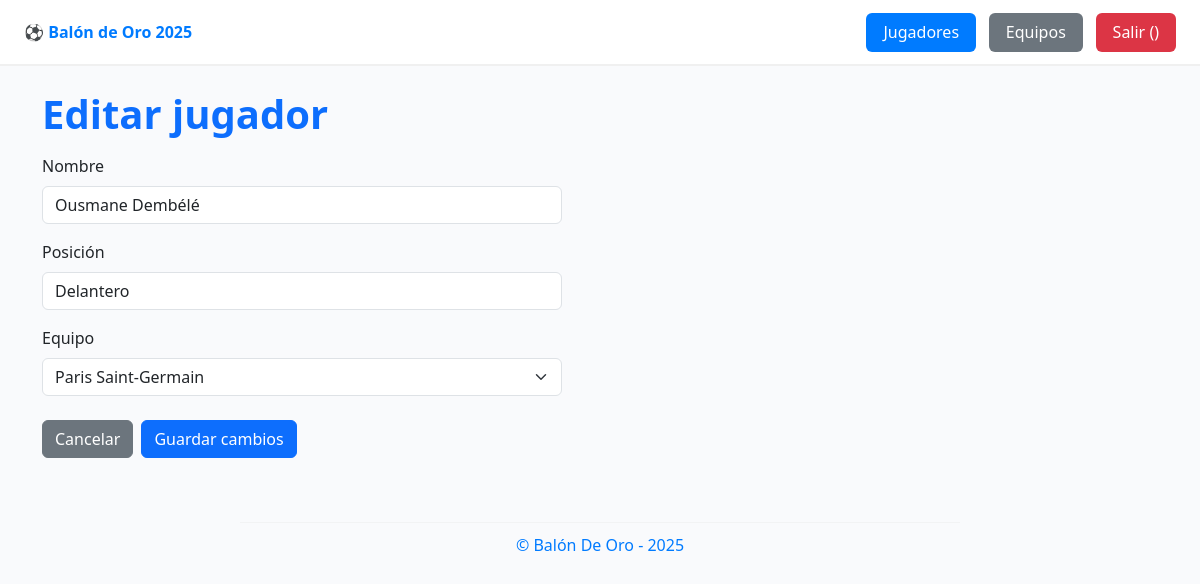
Page /jugadores/editar/1 (signed in) on the committed database.
### tables this page shows
CREATE TABLE `jugadores` (
  `id_jugador` int(11) NOT NULL,
  `nombre` varchar(100) NOT NULL,
  `posicion` varchar(50) NOT NULL,
  `id_equipo` int(11) NOT NULL
);

CREATE TABLE `equipos` (
  `id_equipo` int(11) NOT NULL,
  `nombre` varchar(100) NOT NULL,
  `fundacion` smallint(5) UNSIGNED NOT NULL,
  `liga` varchar(50) NOT NULL
);

### app/controllers/jugador.controller.php (called while the page is built, shortened)
<?php
require_once __DIR__ . '/../models/jugador.model.php';
require_once __DIR__ . '/../models/equipo.model.php';
class JugadorController {
    private $jugModel;
    private $equipoModel;
    public function __construct() {
        $this->jugModel = new JugadorModel();
        $this->equipoModel = new EquipoModel();
    }
    public function editForm(int $id) {
        $jugador = $this->jugModel->getById($id);
        $equipos = $this->equipoModel->getEquipos();
        require __DIR__ . '/../views/jugadores/form.php';
    }
}

### app/models/jugador.model.php (called while the page is built, shortened)
<?php
class JugadorModel {
    private $db;
    public function __construct() {
        $this->db = new PDO('mysql:host=' . DB_HOST . ';dbname=' . DB_NAME . ';charset=utf8', DB_USER, DB_PASS);
    }
    public function getById(int $id) {
        $q = $this->db->prepare("SELECT * FROM jugadores WHERE id_jugador = ?");
        $q->execute([$id]);
        return $q->fetch(PDO::FETCH_OBJ);
    }
}

### app/models/equipo.model.php (called while the page is built, shortened)
<?php
class EquipoModel {
    private $db;
    public function __construct() {
        $this->db = new PDO('mysql:host=' . DB_HOST . ';dbname=' . DB_NAME . ';charset=utf8', DB_USER, DB_PASS);
    }
    public function getEquipos() {
        $q = $this->db->query("SELECT * FROM equipos ORDER BY id_equipo ASC");
        return $q->fetchAll(PDO::FETCH_OBJ);
    }
}

### app/views/jugadores/form.php (the view, shortened to what this page needs)
<?php require_once __DIR__ . '/../templates/header.php'; ?>
<main>
  <header>
    <h1 class="text-primary mt-3"><?= $jugador ? 'Editar jugador' : 'Agregar jugador' ?></h1>
  </header>
  <section class="mt-3">
    <form method="post" action="<?= BASE_URL . ($jugador ? 'jugadores/actualizar' : 'jugadores/crear') ?>" style="max-width:520px">
        <fieldset class="mb-3">
            <label class="form-label">Nombre</label>
            <input class="form-control" name="nombre" required value="<?= $jugador ? htmlspecialchars($jugador->nombre) : '' ?>">
        </fieldset>
        <fieldset class="mb-3">
            <label class="form-label">Posición</label>
            <input class="form-control" name="posicion" required value="<?= $jugador ? htmlspecialchars($jugador->posicion) : '' ?>">
        </fieldset>
        <fieldset class="mb-4">
            <label class="form-label">Equipo</label>
            <select class="form-select" name="id_equipo" required>
                <?php foreach ($equipos as $e): ?>
                    <option value="<?= (int)$e->id_equipo ?>" <?= ($jugador && $e->id_equipo == $jugador->id_equipo) ? 'selected' : '' ?>>
                        <?= htmlspecialchars($e->nombre) ?>
                    </option>
                <?php endforeach; ?>
            </select>
        </fieldset>
        <footer class="d-flex gap-2">
            <a class="btn btn-secondary" href="<?= BASE_URL ?>listar">Cancelar</a>
            <button class="btn btn-primary"><?= $jugador ? 'Guardar cambios' : 'Crear' ?></button>
        </footer>
    </form>
  </section>
</main>
<?php require_once __DIR__ . '/../templates/footer.php'; ?>

### app/views/templates/header.php (style rules this page uses)
body { background-color: #f9fafc; }
h1 { color: #007bff; font-weight: bold; margin-top: 1.5rem; margin-bottom: 1rem; }

### rows in the picture
jugadores: nombre "Ousmane Dembélé", posicion "Delantero", id_equipo "Paris Saint-Germain"
